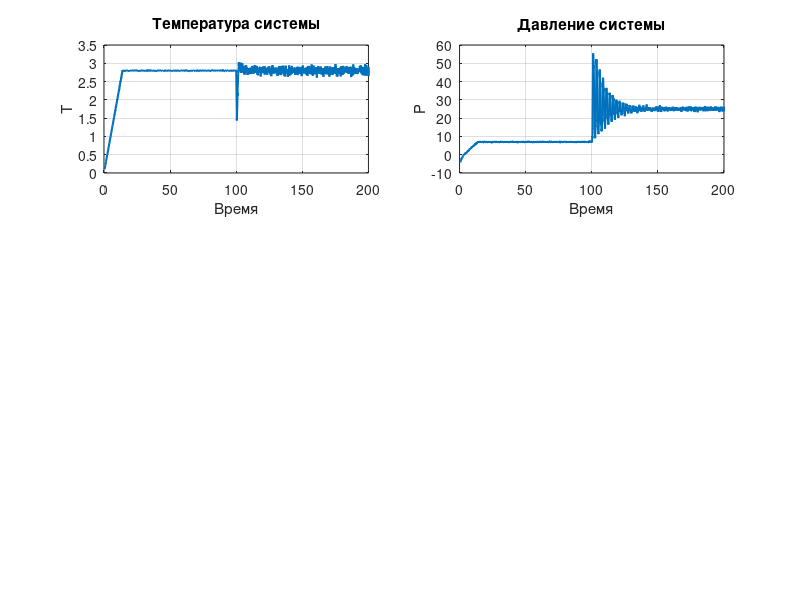

Source code (MATLAB):
function plot_thermodynamics()
    try
        files = {
            'system_temperature.txt', 'Temperature'
            'system_pressure.txt', 'Pressure'
            'system_kinetic_energy.txt', 'KineticEnergy'
            'system_potential_energy.txt', 'PotentialEnergy'
            'system_total_energy.txt', 'TotalEnergy'
        };
        
        % Очищаем фигуру перед построением
        figure('Position', [100, 100, 1200, 800]);
        hold on;
        
        % Для каждого файла
        for i = 1:length(files)
            filename = files{i,1};
            if ~exist(filename, 'file')
                error('Файл %s не найден', filename);
            end
            
            % Чтение данных с обработкой ошибок
            try
                data = load(filename);
                
                % Проверка размера данных
                if size(data, 2) < 2
                    error('Файл %s содержит менее 2 столбцов', filename);
                end
                
                % Сортировка по времени (первый столбец)
                data = sortrows(data, 1);
                
                time = data(:,1);
                values = data(:,2);
                
                % Создание субграфиков
                subplot(3, 2, i);
                plot(time, values, 'LineWidth', 1.5);
                
                % Настройка подписей
                switch files{i,2}
                    case 'Temperature'
                        title('Температура системы');
                        ylabel('T');
                    case 'Pressure'
                        title('Давление системы');
                        ylabel('P');
                    case 'KineticEnergy'
                        title('Кинетическая энергия');
                        ylabel('E_k');
                    case 'PotentialEnergy'
                        title('Потенциальная энергия');
                        ylabel('E_p');
                    case 'TotalEnergy'
                        title('Полная энергия');
                        ylabel('E_{total}');
                end
                
                xlabel('Время');
                grid on;
                
            catch ME
                warning('Ошибка обработки %s: %s', filename, ME.message);
            end
        end
        
        % Дополнительный график - фазовый портрет
        subplot(3, 2, 6);
        
        % Объединение данных (пример для T-P)
        try
            temp_data = load('system_temperature.txt');
            pres_data = load('system_pressure.txt');
            
            % Сортировка и обрезка по минимальной длине
            min_len = min(size(temp_data, 1), size(pres_data, 1));
            time = temp_data(1:min_len, 1);
            temperature = temp_data(1:min_len, 2);
            pressure = pres_data(1:min_len, 2);
            
            % Разделение на фазы
            phase = ones(size(time));
            phase(time > max(time)/2) = 2;
            
            scatter(temperature, pressure, 10, phase, 'filled');
            title('Фазовый портрет: T-P');
            xlabel('Температура'); ylabel('Давление');
            colormap(jet(2));
            colorbar('Ticks', [1,2], 'TickLabels', {'Этап I', 'Этап II'});
            grid on;
            
        catch
            warning('Не удалось построить фазовый портрет');
        end
        
        saveas(gcf, 'thermodynamics_plot.png');
        disp('График сохранен как thermodynamics_plot.png');
        
    catch ME
        disp('Ошибка:');
        disp(ME.message);
    end
end
